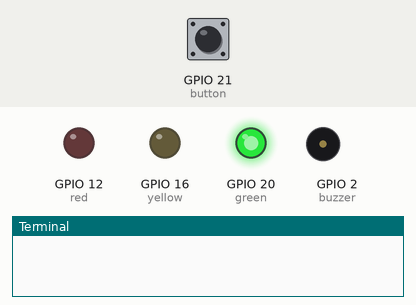
Simulated run of this program. Board: Raspberry Pi (BCM pin numbers). Shown: output pins drawn as LEDs (lit = HIGH), buzzer (waves = sounding, pin HIGH), the last lines printed to the terminal. Inputs (shaded band) come from the test bench; at power-on: GPIO 21 (button) HIGH.

Above: at 1.2 s.
1.3 s: GPIO 21 (button) pulled LOW for 0.15 s
At 7.0 s:
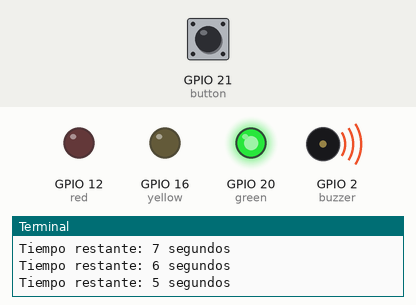
At 18.4 s:
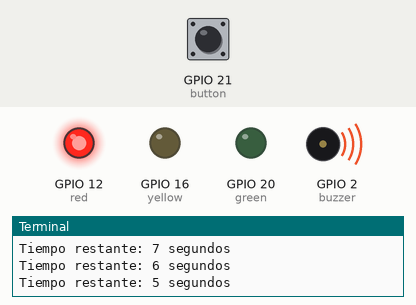
Timing chart, 0 to 22.3 s (numbered marks = the images above; inputs shaded):
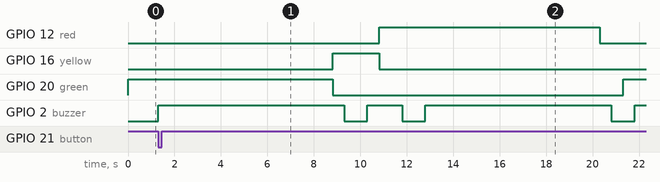

The program:

semaphore.py
```python
from gpiozero import LED, Button, Buzzer
from time import sleep

button = Button(21)

green = LED(20)
yellow = LED(16)
red = LED(12)

buzzer = Buzzer(2)

def regresive_count(time):
    for i in range(time, 0, -1):
        if i > 5:
            buzzer.beep()
            sleep(1)
        else:
            buzzer.beep()
            sleep(0.5)
        print(f"Tiempo restante: {i} segundos")


def semaphore():

    while True:
        green.on()
        button.wait_for_press()
        buzzer.beep()

        regresive_count(10)

        green.off()
        yellow.on()
        sleep(2)
        yellow.off()


        red.on()
        buzzer.beep()
        sleep(2)

        regresive_count(10)

        red.off()
        yellow.off()

        sleep(1)


semaphore()
```

Measured:
- after the input at 1.3 s, GPIO 12 (red): LOW → HIGH after 9.5 s, → LOW 9.5 s later; GPIO 16 (yellow): LOW → HIGH after 7.5 s, → LOW 2.0 s later; GPIO 20 (green): HIGH → LOW after 7.5 s, → HIGH 12.5 s later; GPIO 2 (buzzer): goes HIGH 8.0 s, LOW 1.0 s, HIGH 1.5 s, LOW 1.0 s, HIGH 8.0 s, LOW 1.0 s, then HIGH, starting at once
